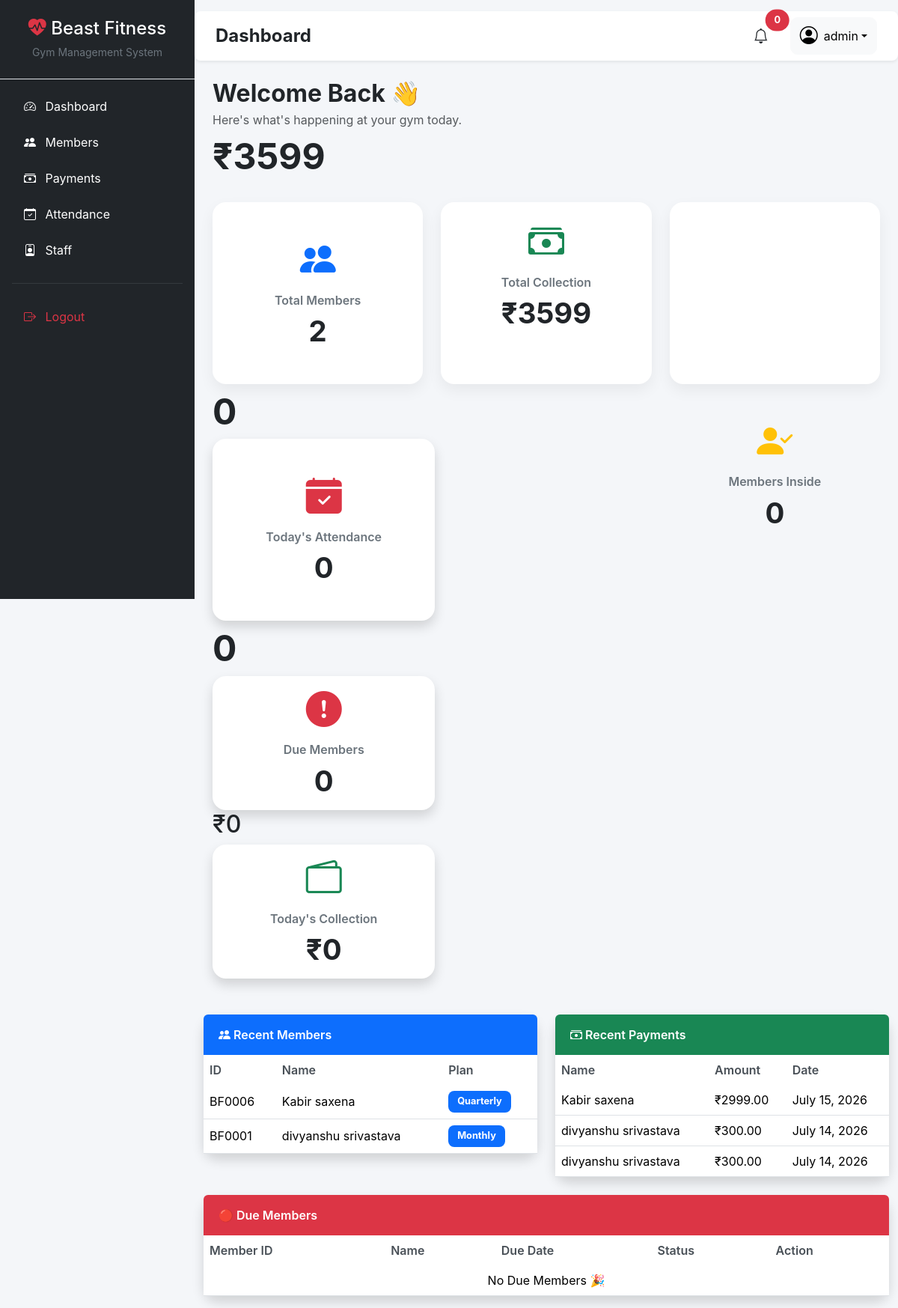
The app's page / (signed in) with its own data.
### members/models.py (models this page shows, shortened)
class Member(models.Model):
    GENDER_CHOICES = [
        ("Male", "Male"),
        ("Female", "Female"),
    ]
    MEMBERSHIP_CHOICES = [
        ("Monthly", "Monthly"),
        ("Quarterly", "Quarterly"),
        ("Half-Yearly", "Half-Yearly"),
        ("Yearly", "Yearly"),
    ]
    member_id = models.CharField(
        max_length=10,
        unique=True,
        blank=True
    )
    full_name = models.CharField(max_length=100)
    phone = models.CharField(max_length=15)
    gender = models.CharField(
        max_length=10,
        choices=GENDER_CHOICES
    )
    age = models.PositiveIntegerField()
    address = models.TextField()
    membership = models.CharField(
        max_length=20,
        choices=MEMBERSHIP_CHOICES
    )
    joining_date = models.DateField(
        auto_now_add=True
    )
    next_due_date = models.DateField(
        null=True,
        blank=True
    )
    fee_status = models.CharField(
        max_length=10,
        default="Paid"
    )

### payments/models.py (models this page shows, shortened)
class Payment(models.Model):
    PAYMENT_MODE = [
        ("Cash", "Cash"),
        ("UPI", "UPI"),
        ("Card", "Card"),
    ]
    member = models.ForeignKey(
        Member,
        on_delete=models.CASCADE
    )
    amount = models.DecimalField(
        max_digits=10,
        decimal_places=2
    )
    payment_mode = models.CharField(
        max_length=10,
        choices=PAYMENT_MODE
    )
    received_by = models.ForeignKey(
        Staff,
        on_delete=models.SET_NULL,
        null=True,
        blank=True
    )
    payment_date = models.DateField(
        default=timezone.now
    )
    next_due_date = models.DateField(
        blank=True,
        null=True
    )
    remarks = models.CharField(
        max_length=200,
        blank=True
    )

### dashboard/views.py (the view, shortened to what this page needs)
# urls.py: path("", include("dashboard.urls")),
@login_required
def dashboard(request):
    total_members = Member.objects.count()
    total_collection = (
        Payment.objects.aggregate(total=Sum("amount"))["total"] or 0
    )
    today = timezone.localdate()
    today_collection = (
        Payment.objects.filter(payment_date=today)
        .aggregate(total=Sum("amount"))["total"] or 0
    )
    today_attendance = Attendance.objects.filter(
        attendance_date=today
    ).count()
    inside_gym = Attendance.objects.filter(
        status="Inside"
    ).count()
    overdue_members = Member.objects.filter(
        next_due_date__lt=today
    ).count()
    due_today = Member.objects.filter(
        next_due_date=today
    ).count()
    due_members = overdue_members + due_today
    recent_members = Member.objects.order_by("-id")[:5]
    recent_payments = Payment.objects.order_by("-payment_date")[:5]
    recent_due_members = Member.objects.filter(
        next_due_date__lte=today
    ).order_by("next_due_date")[:5]
    context = {
        "total_members": total_members,
        "total_collection": total_collection,
        "today_collection": today_collection,
        "today_attendance": today_attendance,
        "inside_gym": inside_gym,
        "due_members": due_members,
        "overdue_members": overdue_members,
        "due_today": due_today,
        "recent_members": recent_members,
        "recent_payments": recent_payments,
        "recent_due_members": recent_due_members,
    }
    return render(request, "dashboard.html", context)

### templates/dashboard.html
{% extends 'base.html' %}
{% block content %}
<div class="container-fluid">
<div class="mb-4">
    <h2 class="fw-bold mb-1">Welcome Back 👋</h2>
    <p class="text-muted mb-0">
        Here's what's happening at your gym today.
    </p>
</div>
    <div class="row g-4">
      <h2 class="fw-bold display-5 mt-2">₹{{ total_collection }}</h2>
        <div class="col-lg-4 col-md-6">
<div class="card border-0 h-100">
                <div class="card-body text-center p-5">
                    <i class="bi bi-people-fill display-4 text-primary"></i>
                    <h6 class="mt-3">Total Members</h6>
                    <h2>{{ total_members }}</h2>
                </div>
            </div>
        </div>
        <div class="col-lg-4 col-md-6">
<div class="card border-0 h-100">
                <div class="card-body text-center py-4">
                    <i class="bi bi-cash-stack display-4 text-success"></i>
                    <h6 class="mt-3">Total Collection</h6>
                    <h2>₹{{ total_collection }}</h2>
                </div>
            </div>
        </div>
        <div class="col-lg-4 col-md-6">
            <div class="card border-0 h-100"></div>
                <div class="card-body text-center p-5">
                    <i class="bi bi-person-check-fill display-4 text-warning"></i>
                    <h6 class="mt-3">Members Inside</h6>
                    <h2 class="fw-bold display-5 mt-2">{{ inside_gym }}</h2>
                </div>
            </div>
        </div>
        <h2 class="fw-bold display-5 mt-2">{{ today_attendance }}</h2>
        <div class="col-lg-4 col-md-6">
            <div class="card shadow border-0">
                <div class="card-body text-center p-5">
                    <i class="bi bi-calendar-check-fill display-4 text-danger"></i>
                    <h6 class="mt-3">Today's Attendance</h6>
                    <h2>{{ today_attendance }}</h2>
                </div>
            </div>
        </div>
<h2 class="fw-bold display-5 mt-2">{{ due_members }}</h2>
        <div class="col-lg-4 col-md-6">
            <div class="card shadow border-0">
                <div class="card-body text-center">
                    <i class="bi bi-exclamation-circle-fill display-4 text-danger"></i>
                    <h6 class="mt-3">Due Members</h6>
                    <h2>{{ due_members }}</h2>
                </div>
            </div>
        </div>
        <h2>₹{{ today_collection }}</h2>
        <div class="col-lg-4 col-md-6">
            <div class="card shadow border-0">
                <div class="card-body text-center">
                    <i class="bi bi-wallet2 display-4 text-success"></i>
                    <h6 class="mt-3">Today's Collection</h6>
                    <h2>₹{{ today_collection }}</h2>
                </div>
            </div>
        </div>
    </div>
    <div class="row mt-5">
        <div class="col-lg-6">
            <div class="card shadow">
<div class="card-header bg-primary text-white rounded-top">
                    <i class="bi bi-people-fill"></i>
                    Recent Members
                </div>
                <div class="card-body p-0">
                    <table class="table table-hover mb-0">
                        <thead>
                            <tr>
                                <th>ID</th>
                                <th>Name</th>
                                <th>Plan</th>
                            </tr>
                        </thead>
                        <tbody>
                        {% for member in recent_members %}
                            <tr>
                                <td>{{ member.member_id }}</td>
                                <td>{{ member.full_name }}</td>
                                <td>
                                    <span class="badge bg-primary">
                                        {{ member.membership }}
                                    </span>
                                </td>
                            </tr>
                        {% empty %}
                            <tr>
                                <td colspan="3" class="text-center">
                                    No Members
                                </td>
                            </tr>
                        {% endfor %}
                        </tbody>
                    </table>
                </div>
            </div>
        </div>
        <div class="col-lg-6">
            <div class="card shadow">
<div class="card-header bg-success text-white rounded-top">
                    <i class="bi bi-cash-stack"></i>
                    Recent Payments
                </div>
                <div class="card-body p-0">
                    <table class="table table-hover mb-0">
                        <thead>
                            <tr>
                                <th>Name</th>
                                <th>Amount</th>
                                <th>Date</th>
                            </tr>
                        </thead>
                        <tbody>
                        {% for payment in recent_payments %}
                            <tr>
                                <td>{{ payment.member.full_name }}</td>
                                <td>₹{{ payment.amount }}</td>
                                <td>{{ payment.payment_date }}</td>
                            </tr>
                        {% empty %}
                            <tr>
                                <td colspan="3" class="text-center">
                                    No Payments
                                </td>
                            </tr>
                        {% endfor %}
                        </tbody>
                    </table>
                </div>
            </div>
        </div>
    </div>
    <div class="row mt-4">
        <div class="col-lg-12">
            <div class="card shadow">
<div class="card-header bg-danger text-white rounded-top">
                    🔴 Due Members
                </div>
                <div class="card-body p-0">
                    <table class="table table-hover mb-0">
                        <thead>
<tr>
<th>Member ID</th>
<th>Name</th>
<th>Due Date</th>
<th>Status</th>
<th>Action</th>
</tr>
</thead>
                        <tbody>
                        {% for member in recent_due_members %}
                            <tr>
    <td>{{ member.member_id }}</td>
    <td>{{ member.full_name }}</td>
    <td>{{ member.next_due_date }}</td>
    <td>
    {% if member.display_status == "Overdue" %}
        <span class="badge bg-danger">🔴 Overdue</span>
    {% elif member.display_status == "Due Today" %}
        <span class="badge bg-warning text-dark">🟡 Due Today</span>
    {% else %}
        <span class="badge bg-success">🟢 Paid</span>
    {% endif %}
</td>
<td>
    <a href="/payments/" class="btn btn-sm btn-success">
        💰 Receive
    </a>
</td>
</tr>
                        {% empty %}
                            <tr>
                                <td colspan="5" class="text-center">
                                    No Due Members 🎉
                                </td>
                            </tr>
                        {% endfor %}
                        </tbody>
                    </table>
                </div>
            </div>
        </div>
    </div>
</div>
{% endblock %}

### templates/includes/navbar.html (shortened to what this page needs)
<nav class="navbar navbar-expand-lg bg-white shadow-sm rounded-3 px-3 mb-4">
    <div class="container-fluid">
        <h4 class="mb-0 fw-bold">
            Dashboard
        </h4>
        <div class="ms-auto d-flex align-items-center">
            <button class="btn position-relative me-3">
                <i class="bi bi-bell fs-5"></i>
                <span class="position-absolute top-0 start-100 translate-middle badge rounded-pill bg-danger">
                    0
                </span>
            </button>
            <div class="dropdown">
                <button class="btn btn-light dropdown-toggle d-flex align-items-center"
                        data-bs-toggle="dropdown">
                    <i class="bi bi-person-circle fs-4 me-2"></i>
                    {{ request.user.username }}
                </button>
            </div>
        </div>
    </div>
</nav>

### static/css/style.css (style rules this page uses)
* { margin:0; padding:0; box-sizing:border-box; }
body { background:#f4f6f9; font-family:Inter,Segoe UI,Tahoma,Geneva,Verdana,sans-serif; overflow-x:hidden; }
.navbar { position:sticky; top:15px; z-index:999; border-radius:15px; }
.card { border:none; border-radius:18px; box-shadow:0 8px 20px rgba(0,0,0,.06); }
.card { transition:all .3s ease; }
.btn { border-radius:10px; }
.table { vertical-align:middle; }
.card-body i { font-size:3rem; margin-bottom:15px; }
.card-body h6 { color:#6c757d; font-weight:600; margin-bottom:8px; }
.card-body h2 { font-size:2.4rem; font-weight:700; margin:0; }
.card-header { border:none; font-weight:600; padding:15px 20px; }
.table thead th { border-bottom:none; font-weight:600; color:#495057; }
.table tbody tr { transition:.2s ease; }
.badge { padding:8px 12px; border-radius:8px; font-size:.8rem; }

### records on screen
Member: member_id "BF0006", full_name "Kabir saxena", membership "Quarterly"
Member: member_id "BF0001", full_name "divyanshu srivastava", membership "Monthly"
Payment: member.full_name "Kabir saxena", amount "2999.00", payment_date "July 15, 2026"
Payment: member.full_name "divyanshu srivastava", amount "300.00", payment_date "July 14, 2026"
Payment: member.full_name "divyanshu srivastava", amount "300.00", payment_date "July 14, 2026"

### other values on screen
{{ request.user.username }} "admin"
{{ total_collection }} "3599"
{{ total_members }} "2"
{{ inside_gym }} "0"
{{ today_attendance }} "0"
{{ due_members }} "0"
{{ today_collection }} "0"
